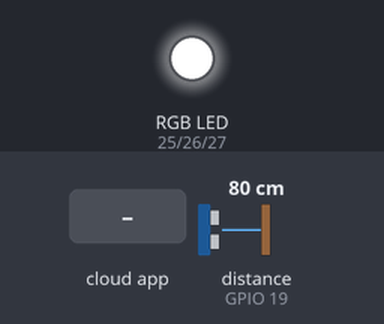
A sketch run on a simulated ESP32. Parts: an RGB LED mixed from three pins (HIGH = lit). The inputs (shaded band) are chosen by the test bench; at power-on: distance to the obstacle (sensor on GPIO 19) 80 cm. The echo pulse lasts 58.3 µs per cm; WiFi joins after 1.5 s; servers stay silent unless stated; no MQTT or app messages arrive unless stated; pins used as bus, display or sensor lines are not drawn; what the sketch prints to the serial monitor is not drawn.

Above: at 2.7 s.
2.8 s: the phone or cloud app sets led to 0
At 3.3 s:
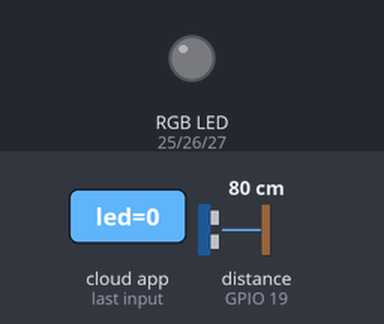
4.3 s: the phone or cloud app sets led to 1
At 6.5 s:
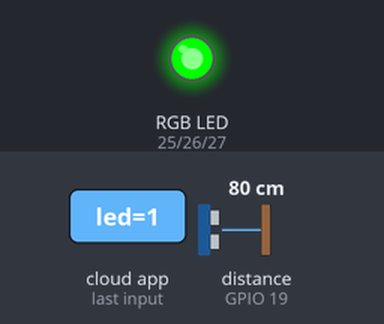
6.8 s: distance to the obstacle (sensor on GPIO 19) set to 23 cm
10.8 s: distance to the obstacle (sensor on GPIO 19) set to 18 cm
12.3 s: distance to the obstacle (sensor on GPIO 19) set to 12 cm
At 15.7 s:
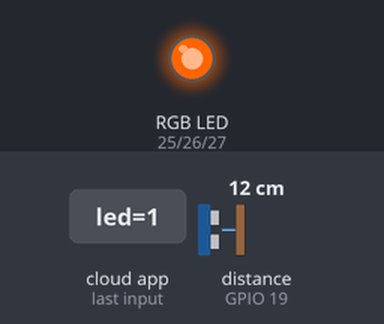
16.3 s: distance to the obstacle (sensor on GPIO 19) set to 9 cm
At 21.6 s:
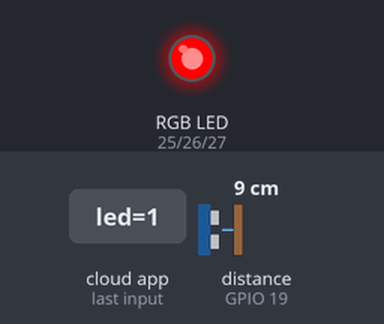
Timing chart, 0 to 21.9 s (numbered marks = the images above; inputs shaded):
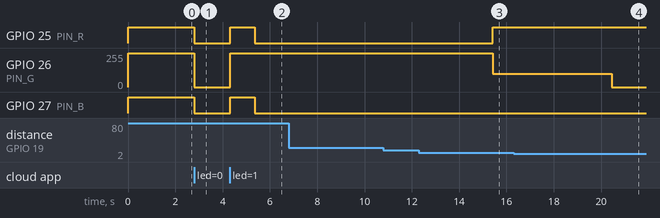

Measured:
- the behaviour switches between 11 and 10 cm on distance to the obstacle (sensor on GPIO 19) (found by bisection; images 3 and 4)
- after the input at 2.8 s, GPIO 25 (PIN_R), GPIO 27 (PIN_B): HIGH → LOW at once; GPIO 26 (PIN_G): 255/255 → 0/255 at once
- after the input at 4.3 s, GPIO 25 (PIN_R), GPIO 27 (PIN_B): LOW → HIGH at once, → LOW 1.0 s later; GPIO 26 (PIN_G): 0/255 → 255/255 at once
- after the input at 6.8 s, every drawn part: stays the same
- after the input at 10.8 s, every drawn part: stays the same
- after the input at 16.3 s, GPIO 26 (PIN_G): 100/255 → 0/255 after 4.2 s

The sketch:

ultrasonidoLed.ino
```cpp
#include <WiFi.h>
#include "Adafruit_MQTT.h"
#include "Adafruit_MQTT_Client.h"

// ---------------------- CONFIGURACIÓN WI-FI ----------------------
#define WLAN_SSID "ARTEFACTOS"
#define WLAN_PASS "87654321"

// ---------------------- CONFIGURACIÓN ADAFRUIT IO ----------------------
#define AIO_SERVER      "io.adafruit.com"
#define AIO_SERVERPORT  1883
#define AIO_USERNAME "Mrivera00544324"
#define AIO_KEY      ""

// ---------------------- PINES ----------------------
#define TRIG_PIN 14
#define ECHO_PIN 19
#define PIN_R     25
#define PIN_G     26
#define PIN_B     27

// ---------------------- AJUSTES ----------------------
#define RGB_ANODO_COMUN  false
#define PWM_FREQ         5000
#define PWM_RES          8
#define INTERVALO_PUBLICAR_MS 5000  // Adafruit gratis limita los datos por minuto: no bajar de 4-5 s
#define DIST_CERCA_CM    10
#define DIST_MEDIA_CM    20

// ---------------------- CLIENTE MQTT Y FEED ----------------------
WiFiClient client;
Adafruit_MQTT_Client mqtt(&client, AIO_SERVER, AIO_SERVERPORT, AIO_USERNAME, AIO_KEY);

// Publicar
Adafruit_MQTT_Publish feedDistancia = Adafruit_MQTT_Publish(&mqtt, AIO_USERNAME "/feeds/distancia");
Adafruit_MQTT_Subscribe feedLed(&mqtt, AIO_USERNAME "/feeds/led");


// ---------------------- ESTADO ----------------------
float ultimaDistancia = -1;             // última lectura válida (cm)
unsigned long ultimoPublicar = 0;
unsigned long ultimoPing = 0;

// ---------------------- PROTOTIPOS ----------------------
void conectarWiFi();
void conectarMQTT();
float leerDistanciaCm();
float distanciaPromedio(int muestras);
void escribirRGB(uint8_t r, uint8_t g, uint8_t b);
void actualizarLED();

bool ledEncendido = true;

// =====================================================================
void setup() {
  Serial.begin(115200);
  delay(10);

  pinMode(TRIG_PIN, OUTPUT);
  pinMode(ECHO_PIN, INPUT);

  ledcAttach(PIN_R, PWM_FREQ, PWM_RES);
  ledcAttach(PIN_G, PWM_FREQ, PWM_RES);
  ledcAttach(PIN_B, PWM_FREQ, PWM_RES);

  escribirRGB(255, 255, 255);

  mqtt.subscribe(&feedLed);

  conectarWiFi();
}

// =====================================================================
void loop() {
  conectarMQTT();   // mantiene la conexión con Adafruit (reconecta si se cae)

  Adafruit_MQTT_Subscribe *sub;

  while ((sub = mqtt.readSubscription(200))) {


    if (sub == &feedLed) {
      String valor = String((char *)feedLed.lastread);
      valor.trim();
      valor.toUpperCase();
      if (valor == "1" || valor == "ON") {
        ledEncendido = true;
        actualizarLED();
        Serial.println("LED encendido");

      } else if (valor == "0" || valor == "OFF") {
        ledEncendido = false;
        actualizarLED();
        Serial.println("LED apagado");

      } else {
        Serial.println("Valor de LED no valido: usa 1/0 o ON/OFF");
      }

    }
  }

  // Leer el ultrasónico y publicar cada cierto tiempo
  if (millis() - ultimoPublicar >= INTERVALO_PUBLICAR_MS) {
    ultimoPublicar = millis();

    float d = distanciaPromedio(5);
    if (d > 0) {
      ultimaDistancia = d;
      Serial.print("Distancia: "); Serial.print(d, 1); Serial.println(" cm");

      if (!feedDistancia.publish(d)) {
        Serial.println("Error al publicar la distancia");
      }
    } else {
      Serial.println("Lectura fuera de rango o sin eco");
    }

    actualizarLED();   // el color depende de la última distancia leída
  }

  // Mantener viva la conexión MQTT
  if (millis() - ultimoPing >= 30000) {
    ultimoPing = millis();
    mqtt.ping();
  }
}

// =====================================================================
//  ULTRASÓNICO HC-SR04
// =====================================================================
float leerDistanciaCm() {
  digitalWrite(TRIG_PIN, LOW);
  delayMicroseconds(2);
  digitalWrite(TRIG_PIN, HIGH);
  delayMicroseconds(10);
  digitalWrite(TRIG_PIN, LOW);

  long duracion = pulseIn(ECHO_PIN,HIGH, 30000);
  if (duracion == 0) return -1;   // no hubo eco

  float distancia = duracion * 0.0343f / 2.0f;

  // Rango útil del sensor: 2 a 100 cm
  if (distancia < 2 || distancia > 100) return -1;
  return distancia;
}

// Promedia varias lecturas para reducir el ruido
float distanciaPromedio(int muestras) {
  float suma = 0;
  int validas = 0;
  for (int i = 0; i < muestras; i++) {
    float d = leerDistanciaCm();
    if (d > 0) { suma += d; validas++; }
    delay(40);   // espera entre mediciones para que no se mezclen los ecos
  }
  return (validas > 0) ? suma / validas : -1;
}

// =====================================================================
//  LED RGB
// =====================================================================
void escribirRGB(uint8_t r, uint8_t g, uint8_t b) {
  if (RGB_ANODO_COMUN) {
    r = 255 - r;  g = 255 - g;  b = 255 - b;
  }
  ledcWrite(PIN_R, r);
  ledcWrite(PIN_G, g);
  ledcWrite(PIN_B, b);
}

// El color debe cambiar solo según la última distancia leída.
void actualizarLED() {

  if (!ledEncendido) {
    escribirRGB(0, 0, 0);
    return;
  }


  if (ultimaDistancia <= 0) {
    escribirRGB(255, 255, 255);
    return;
  }

  if (ultimaDistancia <= DIST_CERCA_CM) {
    // muy cerca: Color ROJO
    setColor(255, 0, 0);
  } else if (ultimaDistancia > DIST_CERCA_CM && ultimaDistancia <= DIST_MEDIA_CM) {
    // distancia media: Color AMARILLO (Rojo + Verde)
    setColor(255, 100, 0);
  } else {
    // lejos: Color VERDE
    setColor(0, 255, 0);
  }

}

// =====================================================================
//  CONEXIONES
// =====================================================================
void conectarWiFi() {
  Serial.print("Conectando a "); Serial.println(WLAN_SSID);
  WiFi.begin(WLAN_SSID, WLAN_PASS);
  while (WiFi.status() != WL_CONNECTED) {
    delay(500);
    Serial.print(".");
  }
  Serial.println();
  Serial.print("WiFi conectado. IP: "); Serial.println(WiFi.localIP());
}

void setColor(int rojo, int verde, int azul) {
  analogWrite(PIN_R, rojo);
  analogWrite(PIN_G, verde);
  analogWrite(PIN_B, azul);
}

void conectarMQTT() {
  if (mqtt.connected()) return;

  Serial.print("Conectando a Adafruit IO... ");
  int8_t ret;
  uint8_t intentos = 3;
  while ((ret = mqtt.connect()) != 0) {
    Serial.println(mqtt.connectErrorString(ret));
    Serial.println("Reintentando en 5 segundos...");
    mqtt.disconnect();
    delay(5000);
    if (--intentos == 0) {
      Serial.println("No se pudo conectar. Reiniciando la ESP32...");
      ESP.restart();
    }
  }
  Serial.println("¡Conectado a Adafruit IO!");
}
```
